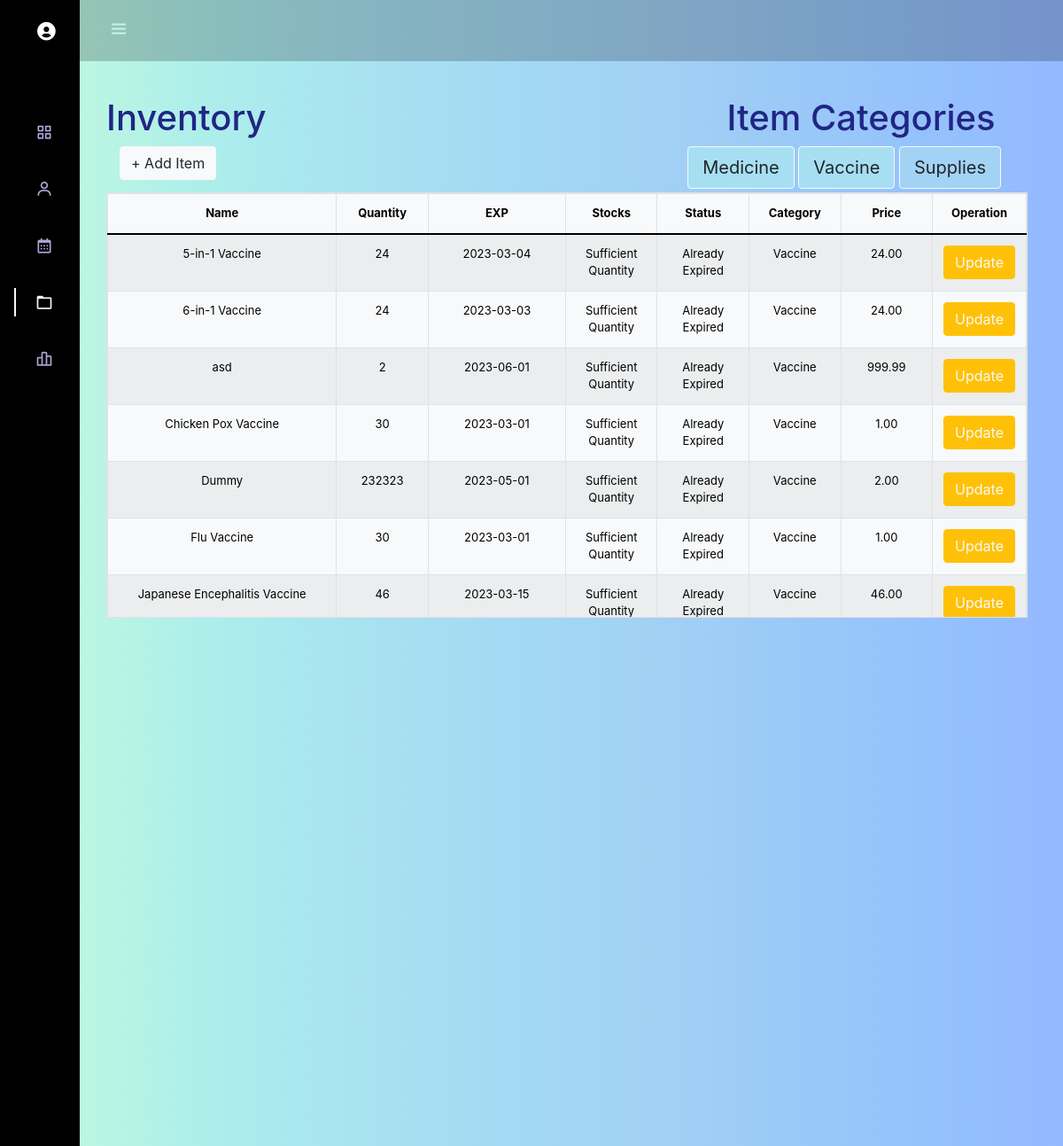
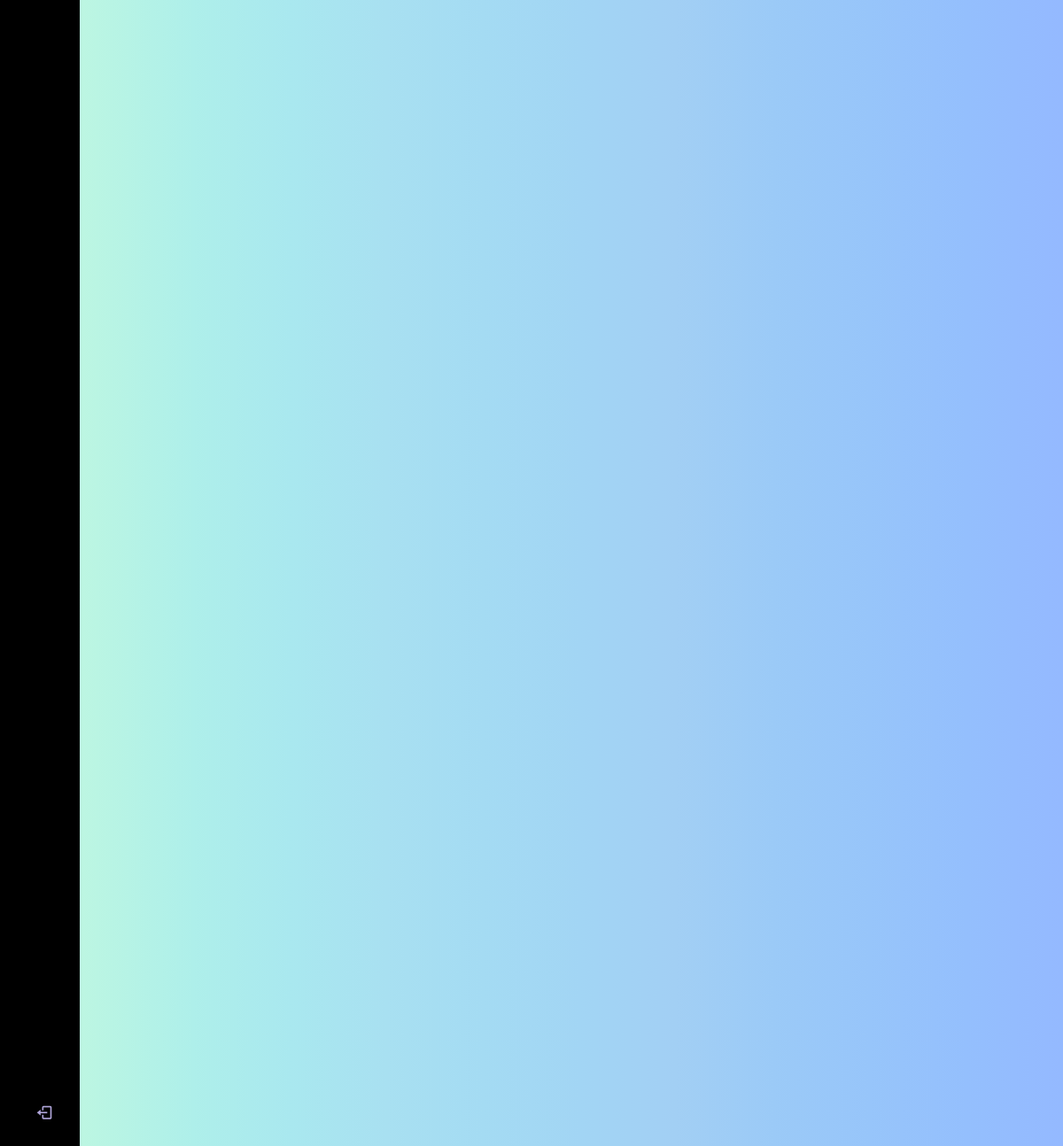
Page /MedClin/Estillore-Medical-Clinic-feature/Home/admin/inventory.php (signed in) on the committed database (2 pictures, top to bottom).
### tables this page shows
CREATE TABLE `vaccines` (
  `vaccine_id` bigint(20) NOT NULL,
  `name` varchar(255) DEFAULT NULL,
  `quantity` int(11) DEFAULT NULL,
  `stock_alert` int(11) NOT NULL,
  `month_alert` int(11) NOT NULL,
  `price` decimal(5,2) DEFAULT NULL,
  `exp_date` date DEFAULT NULL,
  `mnf_date` date DEFAULT NULL,
  `create_datetime` datetime DEFAULT NULL,
  `update_datetime` datetime DEFAULT NULL
);

### MedClin/Estillore-Medical-Clinic-feature/Home/admin/inventory.php (the view, shortened to what this page needs)
<!DOCTYPE html>
<html lang="en">
<head>
    <link rel="stylesheet" href="https://cdn.jsdelivr.net/npm/bootstrap@5.0.0-beta1/dist/css/bootstrap.min.css">
    <link rel="stylesheet" href="https://cdn.jsdelivr.net/npm/bootstrap@5.0.0-beta1/dist/js/bootstrap.bundle.min.js">
    <link rel="stylesheet" href="https://cdnjs.cloudflare.com/ajax/libs/jquery/3.2.1/jquery.min.js">
    <link rel="stylesheet" href="https://cdn.jsdelivr.net/npm/boxicons@latest/css/boxicons.min.css">
    <link rel="stylesheet" href="../stylesheets/inventory.css">
    <link href="https://cdn.jsdelivr.net/npm/bootstrap@5.3.0-alpha1/dist/css/bootstrap.min.css" rel="stylesheet">
    <link href="//maxcdn.bootstrapcdn.com/bootstrap/4.0.0/css/bootstrap.min.css" rel="stylesheet" id="bootstrap-css">
</head>
<body class="p-3 mb-2  inventory-bg text-white" id="body-pd">
    <header class="header bg-black" id="header" style="opacity:.2; height: 69px;">
        <div class="header_toggle"><i class='bx bx-menu' id="header-toggle"></i></div>
    </header>
    <div class="l-navbar p-3 mb-2 bg-black text-white" id="nav-bar">
        <nav class="nav">
            <div>
                <div>
                    <a href="dashboard.php" class="nav_link crazy">
                        <i class="bx bxs-user-circle bx-sm nav_icon"></i>
                    </a>
                </div>
                <br><br>
                <div class="nav_list">
                    <a href="dashboard.php" class="nav_link">
                        <i class='bx bx-grid-alt nav_icon'></i>
                    </a>
                    <a href="profiles.php" class="nav_link">
                        <i class='bx bx-user nav_icon'></i>
                    </a>
                    <a href="calendar.php" class="nav_link">
                        <i class='bx bx-calendar nav_icon'></i>
                    </a>
                    <a href="inventory.php" class="nav_link active">
                        <i class='bx bx-folder nav_icon'></i>
                    </a>
                    <a href="reports.php" class="nav_link">
                        <i class='bx bx-bar-chart-alt-2 nav_icon'></i>
                    </a>
                </div>
            </div> <a href="../logout.php" class="nav_link"> <i class='bx bx-log-out nav_icon'></i> <span class="nav_name">Sign Out</span> </a>
        </nav>
    </div>
    <div style="margin-left: 80px; margin-top:69px;">
        <div class="container  clearfix p-4 rounded-5">
            <div style="display: flex; flex-direction: row;">
                <h1 style="color: #212584;">Inventory</h1>
                <h1 style="color:#212584; margin-left:50%">Item Categories</h1>
            </div>
            <div class="col-md-12 d-flex">
                <div class="col-md-12">
                    <div class="d-flex justify-content-between">
                        <div class="float">
                            <button type="button" class="btn btn-light row rounded" data-bs-toggle="modal" data-bs-target="#staticBackdrop">+ Add Item</button>
                        </div>
                        <div class="float-right">
                            <a href="medicine.php" target="_blank" rel="noopener noreferrer"><button type="button" class="btn btn-light btn-lg rounded" style="background-color:#a7dff2;">Medicine</button></a>
                            <a href="vaccine.php" target="_blank" rel="noopener noreferrer"><button type="button" class="btn btn-light btn-lg rounded" style="background-color:#a7dff2;">Vaccine</button></a>
                            <a href="supply.php" target="_blank" rel="noopener noreferrer"><button type="button" class="btn btn-light btn-lg rounded" style="background-color:#A2D2F4;">Supplies</button></a>
                        </div>
                    </div>
                </div>
            </div>
            <?php
                $localhost = "localhost";
                $root = "root";
                $password = "";
                $db = "profiles";
                $con = mysqli_connect($localhost, $root, $password, $db);
                ?>
            <table class="table table-bordered table-striped table-light text-center mt-1" style="font-size:small; height:480px; display:block; overflow-y:scroll;">
            <thead>
                <tr class="kinder-tr kinder-text-base">
                    <th scope="col" style="width:25%;">Name</th>
                    <th scope="col" style="width:10%;">Quantity</th>
                    <th scope="col" style="width:15%;">EXP</th>
                    <th scope="col" style="width:10%;">Stocks</th>
                    <th scope="col" style="width:10%;">Status</th>
                    <th scope="col" style="width:10%;">Category</th>
                    <th scope="col" style="width:10%;">Price</th>
                    <th class="thead-dark" style="width:10%;">Operation</th>
                </tr>
            </thead>
            <tbody>
                <?php
                $vaccineQuery = "SELECT vaccine_id, name, quantity, price, mnf_date, exp_date, stock_alert, month_alert,
                    CASE
                        WHEN exp_date = NOW() THEN 'Expired Today'
                        WHEN exp_date < NOW() THEN 'Already Expired'
                        WHEN exp_date = DATE_ADD(NOW(), INTERVAL month_alert MONTH) THEN 'Near Expiry'
                    END AS 'status',
                    CASE
                        WHEN quantity > stock_alert THEN 'Sufficient Quantity'
                        WHEN quantity <= stock_alert THEN 'Needs Restocking'
                        WHEN quantity = 1 THEN 'Out of Stock'
                    END AS 'stocks',
                    CASE
                        WHEN vaccine_id > 0 THEN 'Vaccine'
                    END AS 'category'
                    FROM vaccines WHERE quantity <= stock_alert OR exp_date <= DATE_ADD(NOW(), INTERVAL month_alert MONTH)
                    ORDER BY name ASC";
                $vaccineResult = $con->query($vaccineQuery);
                while ($rows = $vaccineResult->fetch_assoc()) {
                    ?>
                    <tr class="bg-light">
                        <td class="hidden-column"><?php echo $id = $rows['vaccine_id']; ?></td>
                        <td><?php echo $name = $rows['name']; ?></td>
                        <td><?php echo $quantity = $rows['quantity']; ?></td>
                        <td class="hidden-column"><?php echo $mnf_date = $rows['mnf_date']; ?></td>
                        <td><?php echo $exp_date = $rows['exp_date']; ?></td>
                        <td><?php echo $rows['stocks']; ?></td>
                        <td><?php echo $rows['status']; ?></td>
                        <td><?php echo $category = $rows['category']; ?></td>
                        <td><?php echo $price = $rows['price']; ?></td>
                        <?php
                        echo '
                        <td>
                            <button class="btn btn-warning"><a href="update.php?updateid=' . $id . '&category=' . $category . '&name=' . $name . '&quantity=' . $quantity . '&price=' . $price . '&mnf_date=' . $mnf_date . '&exp_date=' . $exp_date . '&month_alert=' . $rows['month_alert'] . '&stock_alert=' . $rows['stock_alert'] . '" class="text-light">Update</a></button>
                        </td>
                        ';
                        ?>
                    </tr>
                <?php
                }
                ?>
            </tbody>
        </table>
            <br>
        </div>
    </div>
</body>
</html>

### MedClin/Estillore-Medical-Clinic-feature/Home/stylesheets/inventory.css (style rules this page uses)
th { color: blue; }
.kinder-tr { background-color: #004AAD; }
.kinder-text-base { color: #FFFFFF }
.inventory-bg { background-image: linear-gradient(to right, #c9fadc, #baf5e3, #aeefea, #a9e8ef, #a8e0f1, #a4dbf3, #a2d5f4, #a2cff4, #9bcaf7, #97c5fa, #94bffd, #94b9ff); }
:root { --header-height: 3rem;--nav-width: 90px;--first-color: #4723D9;--first-color-light: #AFA5D9;--white-color: #F7F6FB;--body-font: 'Nunito', sans-serif;--normal-font-size: 1rem;--z-fixed: 100 }
body { position: relative;margin: var(--header-height) 0 0 0;padding: 0 1rem;font-family: var(--body-font);font-size: var(--normal-font-size);transition: .5s }
a { text-decoration: none }
.header { width: 100%;height: var(--header-height);position: fixed;top: 0;left: 0;display: flex;align-items: center;justify-content: space-between;padding: 0 1rem;background-color: var(--white-color);z-index: var(--z-fixed);transition: .5s }
.header_toggle { color: white;font-size: 1.5rem;cursor: pointer }
.l-navbar { position: fixed;top: 0;left: -30%;width: var(--nav-width);height: 100vh;background-color: var(--first-color);padding: .5rem 1rem 0 0;transition: .5s;z-index: var(--z-fixed) }
.nav { height: 100%;display: flex;flex-direction: column;justify-content: space-between;overflow: hidden }
.nav_logo, .nav_link { display: grid;grid-template-columns: max-content max-content;align-items: center;column-gap: 1rem;padding: .5rem 0 .5rem 1.5rem }
.nav_link { position: relative;color: var(--first-color-light);margin-bottom: 1.5rem;transition: .3s }
.nav_icon { font-size: 1.25rem }
.active { color: var(--white-color) }
.active::before { content: '';position: absolute;left: 0;width: 2px;height: 32px;background-color: var(--white-color) }
@media screen and (min-width: 768px) { body { margin: calc(var(--header-height) + 1rem) 0 0 0;padding-left: calc(var(--nav-width) + 2rem) } }
@media screen and (min-width: 768px) { .header { height: calc(var(--header-height) + 1rem);padding: 0 2rem 0 calc(var(--nav-width) + 2rem) } }
@media screen and (min-width: 768px) { .l-navbar { left: 0;padding: 1rem 1rem 0 0 } }
.crazy { color: white; }

### MedClin/Estillore-Medical-Clinic-feature/Home/admin/inventory.php (style rules this page uses)
th { position: sticky; top: 0; }

### rows in the picture
vaccines: name "5-in-1 Vaccine", quantity "24", exp_date "2023-03-04", stocks "Sufficient Quantity", status "Already Expired", category "Vaccine", price "24.00"
vaccines: name "6-in-1 Vaccine", quantity "24", exp_date "2023-03-03", stocks "Sufficient Quantity", status "Already Expired", category "Vaccine", price "24.00"
vaccines: name "asd", quantity "2", exp_date "2023-06-01", stocks "Sufficient Quantity", status "Already Expired", category "Vaccine", price "999.99"
vaccines: name "Chicken Pox Vaccine", quantity "30", exp_date "2023-03-01", stocks "Sufficient Quantity", status "Already Expired", category "Vaccine", price "1.00"
vaccines: name "Dummy", quantity "232323", exp_date "2023-05-01", stocks "Sufficient Quantity", status "Already Expired", category "Vaccine", price "2.00"
vaccines: name "Flu Vaccine", quantity "30", exp_date "2023-03-01", stocks "Sufficient Quantity", status "Already Expired", category "Vaccine", price "1.00"
vaccines: name "Japanese Encephalitis Vaccine", quantity "46", exp_date "2023-03-15", stocks "Sufficient Quantity", status "Already Expired", category "Vaccine", price "46.00"
